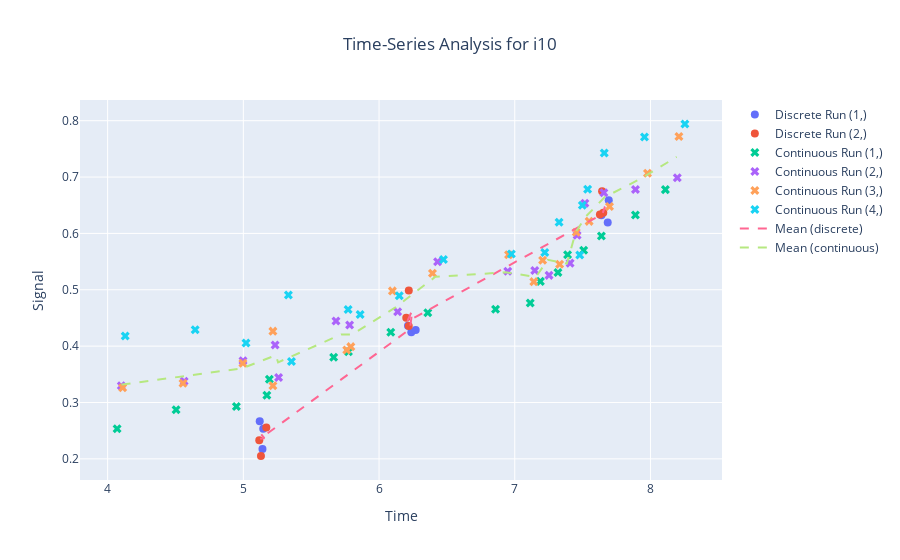

The notebook cell this image was saved under:
### Code cell
# Create traces for individual runs (discrete)
discrete_traces = []
for run_no, group in discrete_df.groupby(['run_no']):
    discrete_traces.append(
        go.Scatter(
            x=group['time_float'],
            y=group['signal'],
            mode='markers',
            name=f'Discrete Run {run_no}',
            marker=dict(symbol='circle', size=8)
        )
    )

# Create traces for individual runs (continuous)
continuous_traces = []
for run_no, group in continuous_df.groupby(['run_no']):
    continuous_traces.append(
        go.Scatter(
            x=group['time_float'],
            y=group['signal'],
            mode='markers',
            name=f'Continuous Run {run_no}',
            marker=dict(symbol='x', size=8)
        )
    )

# Create traces for the mean time-series (discrete)
discrete_mean_trace = go.Scatter(
    x=discrete_mean['time_float'],
    y=discrete_mean['signal'],
    mode='lines',
    name='Mean (discrete)',
    line=dict(dash='dash')
)

# Create traces for the mean time-series (continuous)
continuous_mean_trace = go.Scatter(
    x=continuous_mean['time_float'],
    y=continuous_mean['signal'],
    mode='lines',
    name='Mean (continuous)',
    line=dict(dash='dash')
)

# Customize the layout
layout = go.Layout(
    xaxis=dict(title='Time'),
    yaxis=dict(title='Signal'),
    title=f'Time-Series Analysis for {instrument_name}',
    title_x=0.5,
    showlegend=True
)

# Initialize Plotly for Jupyter Notebook
pyo.init_notebook_mode(connected=True)

# Create a figure containing both sets of traces
fig = go.Figure(data=discrete_traces + continuous_traces + [discrete_mean_trace, continuous_mean_trace], layout=layout)
# Display the figure in the notebook
fig.show()

### Figure 1 — Plotly figure (JSON) as saved in the notebook; plotly's stock layout.template omitted (floating-point values rounded to 4 significant figures)
{"data": [{"marker": {"size": 8, "symbol": "circle"}, "mode": "markers", "name": "Discrete Run (1,)", "type": "scatter", "x": [5.147, 5.141, 5.121, 6.238, 6.27, 6.213, 7.638, 7.685, 7.693], "y": [0.2534, 0.2175, 0.2667, 0.4245, 0.4285, 0.4362, 0.6323, 0.6193, 0.659]}, {"marker": {"size": 8, "symbol": "circle"}, "mode": "markers", "name": "Discrete Run (2,)", "type": "scatter", "x": [5.117, 5.169, 5.13, 6.219, 6.219, 6.201, 7.652, 7.644, 7.628], "y": [0.2332, 0.2557, 0.2051, 0.4359, 0.4986, 0.4505, 0.6365, 0.675, 0.6337]}, {"marker": {"size": 8, "symbol": "x"}, "mode": "markers", "name": "Continuous Run (1,)", "type": "scatter", "x": [4.07, 4.504, 4.949, 5.173, 5.192, 5.666, 5.775, 6.086, 6.359, 6.858, 7.114, 7.189, 7.318, 7.389, 7.508, 7.638, 7.889, 8.11], "y": [0.2534, 0.2872, 0.2929, 0.313, 0.3411, 0.3802, 0.39, 0.4247, 0.4592, 0.4656, 0.4764, 0.5149, 0.5307, 0.5623, 0.5701, 0.5953, 0.6326, 0.6777]}, {"marker": {"size": 8, "symbol": "x"}, "mode": "markers", "name": "Continuous Run (2,)", "type": "scatter", "x": [4.101, 4.564, 4.998, 5.234, 5.26, 5.683, 5.783, 6.137, 6.431, 6.948, 7.148, 7.253, 7.408, 7.46, 7.517, 7.657, 7.89, 8.198], "y": [0.3296, 0.3379, 0.3742, 0.402, 0.3442, 0.4446, 0.4375, 0.4609, 0.5496, 0.533, 0.534, 0.5256, 0.5473, 0.5967, 0.6533, 0.672, 0.678, 0.6988]}, {"marker": {"size": 8, "symbol": "x"}, "mode": "markers", "name": "Continuous Run (3,)", "type": "scatter", "x": [4.111, 4.555, 4.997, 5.218, 5.218, 5.762, 5.792, 6.098, 6.394, 6.954, 7.141, 7.206, 7.331, 7.453, 7.548, 7.698, 7.978, 8.21], "y": [0.3263, 0.3341, 0.3696, 0.3297, 0.4266, 0.393, 0.3991, 0.498, 0.5293, 0.562, 0.5144, 0.5525, 0.5454, 0.6021, 0.6214, 0.6476, 0.7068, 0.7721]}, {"marker": {"size": 8, "symbol": "x"}, "mode": "markers", "name": "Continuous Run (4,)", "type": "scatter", "x": [4.13, 4.645, 5.02, 5.332, 5.355, 5.772, 5.861, 6.149, 6.475, 6.975, 7.221, 7.327, 7.479, 7.498, 7.537, 7.66, 7.956, 8.254], "y": [0.4178, 0.4292, 0.4057, 0.4907, 0.3729, 0.465, 0.4563, 0.4894, 0.5538, 0.5636, 0.5662, 0.6198, 0.5617, 0.6498, 0.6783, 0.7426, 0.7712, 0.7941]}, {"line": {"dash": "dash"}, "mode": "lines", "name": "Mean (discrete)", "type": "scatter", "x": [5.132, 5.155, 5.125, 6.228, 6.245, 6.207, 7.645, 7.664, 7.66], "y": [0.2433, 0.2366, 0.2359, 0.4302, 0.4635, 0.4433, 0.6344, 0.6471, 0.6463]}, {"line": {"dash": "dash"}, "mode": "lines", "name": "Mean (continuous)", "type": "scatter", "x": [4.103, 4.567, 4.991, 5.239, 5.256, 5.721, 5.803, 6.118, 6.415, 6.934, 7.156, 7.243, 7.384, 7.45, 7.527, 7.663, 7.928, 8.193], "y": [0.3318, 0.3471, 0.3606, 0.3839, 0.3712, 0.4207, 0.4207, 0.4682, 0.523, 0.531, 0.5228, 0.5532, 0.5463, 0.6027, 0.6308, 0.6644, 0.6972, 0.7357]}], "layout": {"showlegend": true, "title": {"text": "Time-Series Analysis for i10", "x": 0.5}, "xaxis": {"title": {"text": "Time"}}, "yaxis": {"title": {"text": "Signal"}}}}
